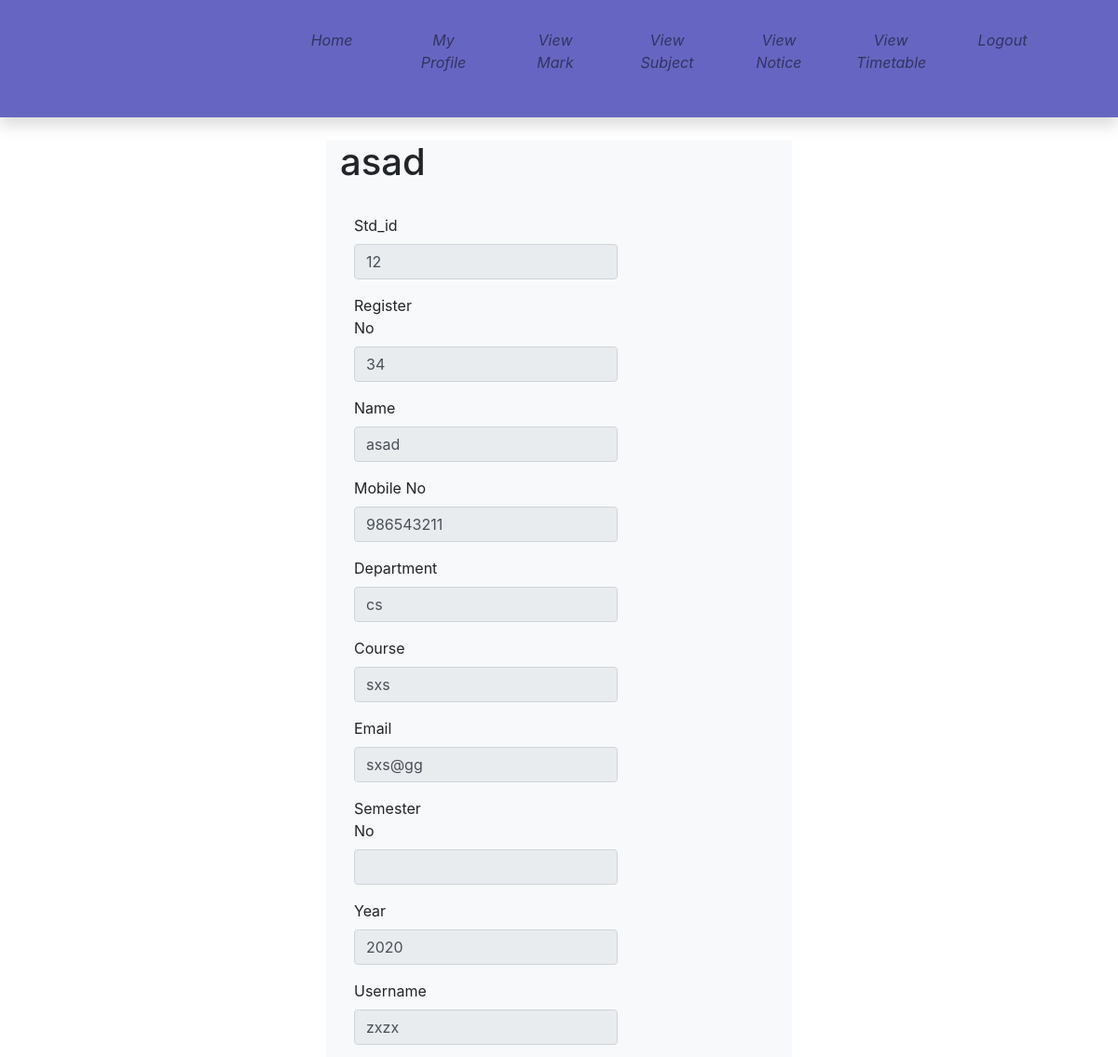
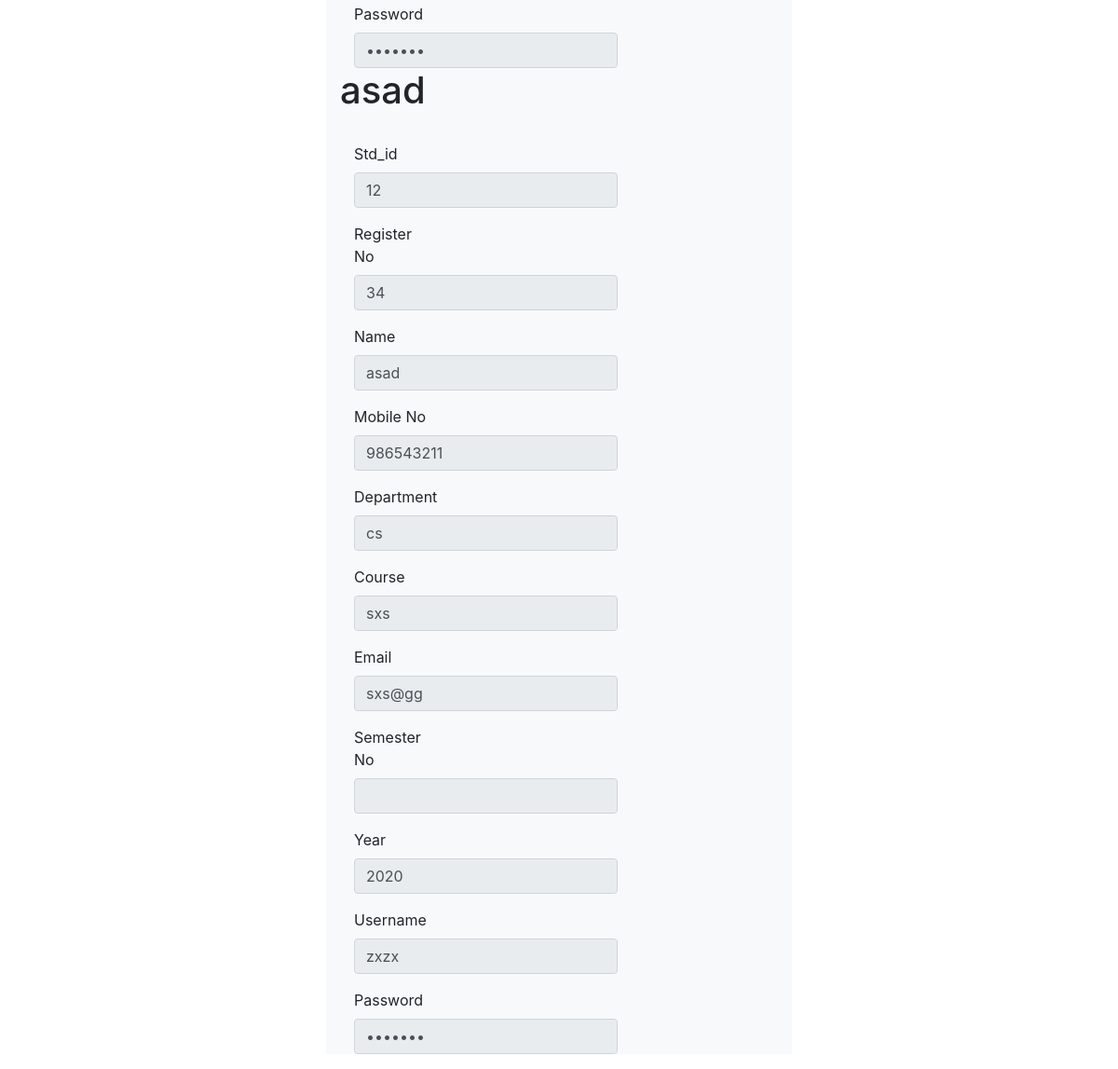
/view/studentprofile.php (signed in), run on the app's committed database (2 pictures, top to bottom).
### tables this page shows
CREATE TABLE `student` (
  `std_id` int(11) NOT NULL,
  `regno` int(11) NOT NULL,
  `name` varchar(10) NOT NULL,
  `mobile` int(11) NOT NULL,
  `department` varchar(10) NOT NULL,
  `course` varchar(20) NOT NULL,
  `email` varchar(20) NOT NULL,
  `semester` varchar(10) NOT NULL,
  `year` year(4) NOT NULL,
  `username` varchar(10) NOT NULL,
  `password` varchar(10) NOT NULL
);

### model/mymodel.php (called while the page is built, shortened)
<?php
class MyModel
{
	function studentprofile($id)
	{
		include '../config/connection.php';
		$sql="SELECT * from student WHERE std_id='".$id."'";
		$result=mysqli_query($conn,$sql);
		return $result;
	}
}
?>

### controller/MyController.php (called while the page is built, shortened)
<?php
class MyController
{
	function stdprofile($id)
	{
			include '../model/mymodel.php';
			$mod=new MyModel();
			$result=$mod->studentprofile($id);
			return $result;
	}
}
?>

### view/studentprofile.php (the view, shortened to what this page needs)
<!doctype html>
 <html>
  <head>
	  <link rel ="stylesheet" href="css/bootstrap.min.css">
	  <link rel ="stylesheet" href="css/style.css">
  </head>
  <body>
	<div class="container-fliud">
        <nav class="navbar navbar-expand navbar-light topbar mb-4 static-top shadow bg-gradient-primary">
          <ul class="navbar-nav ml-auto pr-5 p-hide">
            <li class="nav-item ">
              <a class="nav-link " href="studenthome.php">
                <i class="fas fa-home"><p> Home</p></i>
              </a>
            </li>
			<li class="nav-item ">
              <a class="nav-link " href="studentprofile.php">
                <i class="fas fa-home"><p>My Profile</p></i>
              </a>
            </li>
			<li class="nav-item ">
              <a class="nav-link " href="studentmark.php">
                <i class="fas fa-home"><p>View Mark</p></i>
              </a>
            </li>
			<li class="nav-item ">
              <a class="nav-link " href="viewsubject.php">
                <i class="fas fa-home"><p>View Subject</p></i>
              </a>
            </li>
			<li class="nav-item ">
              <a class="nav-link " href="viewnotice.php">
                <i class="fas fa-home"><p>View Notice</p></i>
              </a>
            </li>
			<li class="nav-item ">
              <a class="nav-link " href="viewtimetable.php">
                <i class="fas fa-home"><p>View Timetable</p></i>
              </a>
            </li>
			<li class="nav-item ">
              <a class="nav-link " href="login.php">
                <i class="fas fa-home"><p> Logout</p></i>
              </a>
            </li>
          </ul>
        </nav>
	</div>
	<div class="container bg-light col-5">
		<div class="form-hrizontal">
			<div class="form-group">
				<?php
					include '../controller/MyController.php';
					$obj=new MyController();
					$result=$obj->stdprofile($_SESSION['id']);
					while($row=mysqli_fetch_assoc($result))
					{
				?>
					<h1><?php echo $row['name'];?></h1><br>
						<div class="form-group">
                        <label  class="col-sm-3 control-label">Std_id</label>
                    <div class="col-sm-8">
                        <input type="text" id="std_id" class="form-control" name="std_id" value="<?php echo $row['std_id'];?>" readonly>
                    </div>
                </div>
                <div class="form-group">
                    <label for="email" class="col-sm-3 control-label">Register No</label>
                    <div class="col-sm-8">
                        <input type="text" id="regno" class="form-control" name= "regno" value="<?php echo $row['regno'];?>"readonly>
                    </div>
                </div>
                <div class="form-group">
                    <label for="email" class="col-sm-3 control-label">Name</label>
                    <div class="col-sm-8">
                        <input type="text" id="name" class="form-control" name= "name" value="<?php echo $row['name'];?>"readonly>
                    </div>
                </div>
				<div class="form-group">
                    <label for="qualification" class="col-sm-3 control-label">Mobile No</label>
                    <div class="col-sm-8">
                        <input type="text" id="mobile" class="form-control" name="mobile" value="<?php echo $row['mobile'];?>" readonly>
                    </div>
                </div>
                <div class="form-group">
                    <label for="qualification" class="col-sm-3 control-label">Department</label>
                    <div class="col-sm-8">
                        <input type="text" id="birthDate" class="form-control" name="department" value="<?php echo $row['department'];?>" readonly>
                    </div>
                </div>
					<div class="form-group">
                    <label for="qualification" class="col-sm-3 control-label">Course</label>
                    <div class="col-sm-8">
                        <input type="text" id="course" class="form-control" name="course" value="<?php echo $row['course'];?>" readonly>
                    </div>
                </div>
                <div class="form-group">
                    <label for="password" class="col-sm-3 control-label">Email</label>
                    <div class="col-sm-8">
                        <input type="email" id="email" class="form-control" name="email" value="<?php echo $row['email'];?>" readonly>
                    </div>
                </div>
                <div class="form-group">
                    <label for="phoneNumber" class="col-sm-3 control-label">Semester No</label>
                    <div class="col-sm-8">
                        <input type="text" id="semesterno" class="form-control" name="semester" value="<?php echo $row['semester'];?>" readonly>
                       </div>
                </div>
				<div class="form-group">
                    <label for="qualification" class="col-sm-3 control-label">Year</label>
                    <div class="col-sm-8">
                        <input type="text" id="year" class="form-control" name="year" value="<?php echo $row['year'];?>" readonly>
                    </div>
                </div>
				<div class="form-group">
                        <label  class="col-sm-3 control-label">Username</label>
                    <div class="col-sm-8">
                        <input type="text" id="username" class="form-control" name="username" value="<?php echo $row['username'];?>" readonly>
                    </div>
                </div>
				<div class="form-group">
                    <label for="password" class="col-sm-3 control-label">Password</label>
                    <div class="col-sm-8">
                        <input type="password" id="password" class="form-control" name="password" value="<?php echo $row['password'];?>" readonly>
                    </div>
				<?php
					}
				?>
			</div>
		</div>
	</div>
  </body>
</html>

### view/css/style.css (style rules this page uses)
* { margin:0px; padding:0px; }
.navbar { text-align:center; background-color:rgba(0, 0, 153,0.6); }
.navbar ul { float:right; display:inline-flex; list-style-type:none; }
.navbar ul li { width:120px; padding:15px; }
.navbar ul li a { text-decoration:none; color:white; }

### data on the page
student: name "asad", std_id "12", regno "34", mobile "986543211", department "cs", course "sxs", email "sxs@gg", year "2020", username "zxzx"
student: name "asad", std_id "12", regno "34", mobile "986543211", department "cs", course "sxs", email "sxs@gg", year "2020", username "zxzx"
